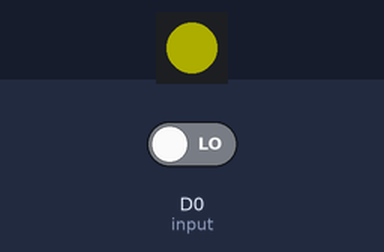
A program run on a simulated CircuitPython board. Shown: 1 RGB LEDs in strip order, left to right. The inputs (shaded band) are chosen by the test bench; at power-on: D0 (input) LOW. Dim RGB values are drawn brighter than linear.

Above: at 1.2 s.
1.3 s: D0 (input) driven HIGH
2.8 s: D0 (input) driven LOW
At 3.2 s:
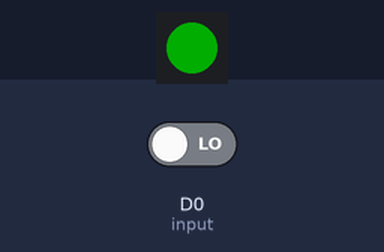
At 3.7 s:
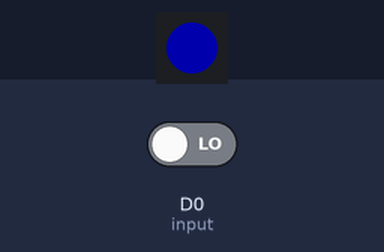
Timing chart, 0 to 11.8 s (numbered marks = the images above; inputs shaded):
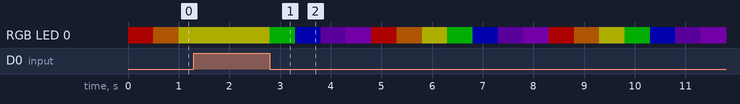

The program:

input_rgb.py
```python
"""
Description:
    Control rgb light with button
Cable Connections:
    Button + -> 3V3
    Button - -> GND
    Button S -> D0
"""
import board
import simpleio
import time
import neopixel
from digitalio import DigitalInOut, Direction

pixel = neopixel.NeoPixel(board.NEOPIXEL, 1, brightness=0.2)
input = DigitalInOut(board.D0)
input.direction = Direction.INPUT

# use values between 0-255
colors = [(255, 0 , 0), (255, 127, 0), (255, 255, 0), (0, 255, 0), (0, 0, 255), (75, 0, 130), (148, 0, 211),]
currentColor = 0 % len(colors)

#change for other sensors
activeState = False

while True:

    if input.value == activeState:

        pixel.fill(colors[currentColor])
        currentColor = (currentColor + 1) % len(colors)
        time.sleep(0.5)
```

Measured:
- after the input at 1.3 s, every drawn part: stays the same
- after the input at 2.8 s, RGB LED 0: RGB(51, 51, 0) → RGB(0, 51, 0) at once, then repeats every 3.5 s: RGB(0, 0, 51) 0.50 s, RGB(15, 0, 26) 0.50 s, RGB(29, 0, 42) 0.50 s, RGB(51, 0, 0) 0.50 s, RGB(51, 25, 0) 0.50 s, RGB(51, 51, 0) 0.50 s, RGB(0, 51, 0) 0.50 s
